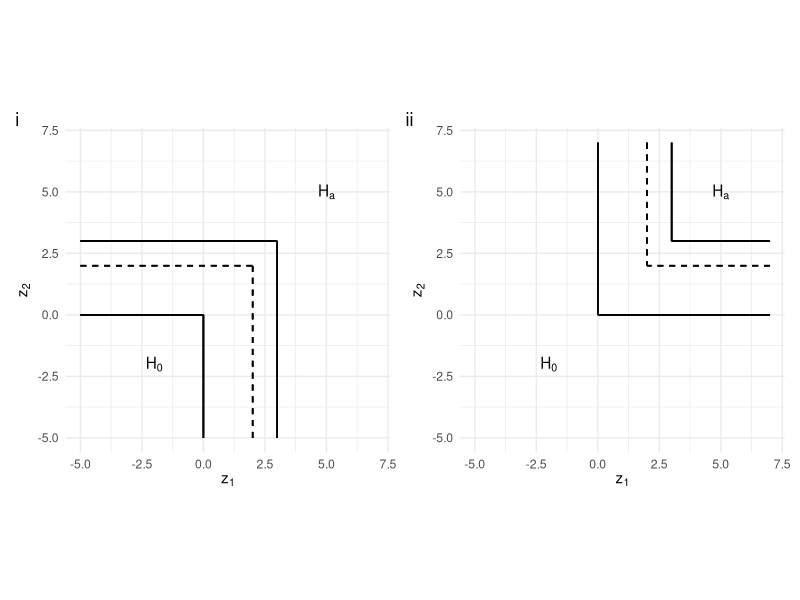
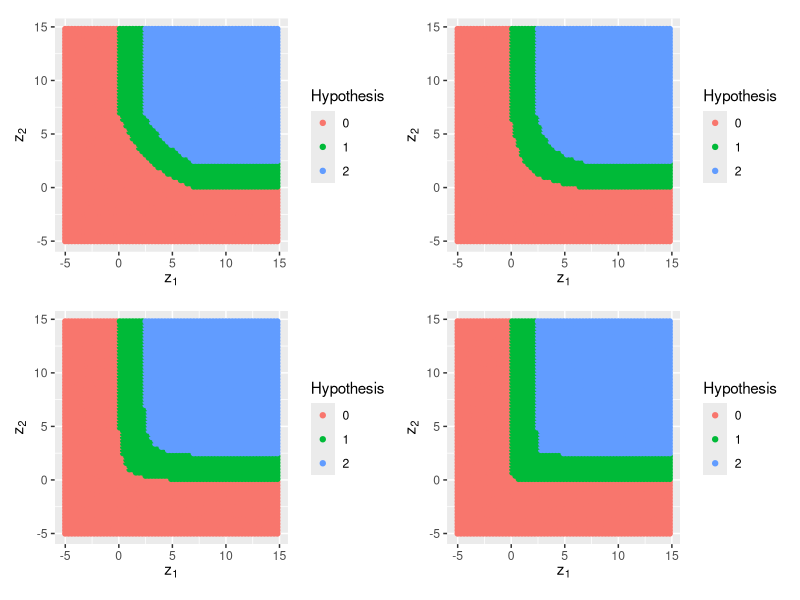

Here is the R script that generated these plots, in order: (Note: this script raises an error after producing the figures.)
## ---- chunk 1
knitr::opts_chunk$set(
  collapse = TRUE,
  comment = "#>"
)
## ---- chunk 2
#library(vamos)
library(ggplot2)
library(patchwork)
## ---- chunk 3
library(ggplot2)
library(patchwork)

df <- expand.grid(z_1 = c(-5, 7),
                  z_2 = c(-5, 7))

p1 <- ggplot(df, aes(z_1, z_2)) + geom_point(alpha = 0) +
  coord_fixed() + 
  # null
  geom_segment(aes(x = -5, y = 0, xend = 0, yend = 0)) +
  geom_segment(aes(x = 0, y = -5, xend = 0, yend = 0)) + 
  
  # alt
  geom_segment(aes(x = -5, y = 3, xend = 3, yend = 3)) +
  geom_segment(aes(x = 3, y = -5, xend = 3, yend = 3)) +
  
  # crit
  geom_segment(aes(x = -5, y = 2, xend = 2, yend = 2), linetype = 2) +
  geom_segment(aes(x = 2, y = -5, xend = 2, yend = 2), linetype = 2) +
  
  annotate("text", x = -2, y = -2, label = expression(H[0])) +
  annotate("text", x = 5, y = 5, label = expression(H[a])) +
  
  xlab(expression(z[1])) + ylab(expression(z[2])) +
  theme_minimal()

p2 <- ggplot(df, aes(z_1, z_2)) + geom_point(alpha = 0) +
  coord_fixed() + 
  # null
  geom_segment(aes(x = 7, y = 0, xend = 0, yend = 0)) +
  geom_segment(aes(x = 0, y = 7, xend = 0, yend = 0)) + 
  
  # alt
  geom_segment(aes(x = 7, y = 3, xend = 3, yend = 3)) +
  geom_segment(aes(x = 3, y = 7, xend = 3, yend = 3)) +
  
  # crit
  geom_segment(aes(x = 7, y = 2, xend = 2, yend = 2), linetype = 2) +
  geom_segment(aes(x = 2, y = 7, xend = 2, yend = 2), linetype = 2) +
  
  annotate("text", x = -2, y = -2, label = expression(H[0])) +
  annotate("text", x = 5, y = 5, label = expression(H[a])) +
  
  xlab(expression(z[1])) + ylab(expression(z[2])) +
  theme_minimal()  
## ---- chunk 4
p1 + p2 + plot_annotation(tag_levels = 'i')
## ---- chunk 5

## ---- chunk 6
hyp_plot <- function(a, c, alpha = 0.05, beta = 0.2) {
  
  df <- expand.grid(x = seq(-5,15,0.3),
                 y = seq(-5,15,0.3))
  
  # Start by finding the required dif at the margins, corresponding to the
  # mean of the marginal sampling dist under the alternative. Note we are using
  # z statistics, so they will have sd = 1.
  alpha <- 0.05; beta <- 0.2
  b <- qnorm(1 - alpha) + qnorm(1 - beta)
  
  # Now translate this into the required shift parameter, s
  aa <- a; bb <- (-2 - a*c - b*a); cc <- b + b*a*c
  s <- (-bb - sqrt(bb^2 - 4*aa*cc))/(2*aa)
  
  # At each point in the grid, denote if it lies in the null (0) or alternative (2)
  # hypotheses.
  df$h <- ifelse(df$y < (c - df$x)/(1 + a*df$x) | df$x < 0 | df$y < 0 , 0,
                 ifelse(df$y > (c - (df$x - s))/(1 + a*(df$x - s)) + s & (df$y > b & df$x > b), 2,
                        1))
  
  # Plot the hypotheses - adding a line at x=b which should border the alternative
  # region.
  ggplot(df, aes(x, y, colour=as.factor(h))) + geom_point() + coord_fixed() +
    scale_color_discrete(name = "Hypothesis") +
    xlab(expression(z[1])) + ylab(expression(z[2]))
}

p1 <- hyp_plot(0.2, 7); p2 <- hyp_plot(1, 7); p3 <- hyp_plot(5, 7); p4 <- hyp_plot(100, 7)

(p1 + p2) / (p3 + p4)
## ---- chunk 7
value_ocs <- function(crit, a, c, sigma) {
  
  # Find the distance from the null of 0 to the critical region
  # at the margins
  b_crit <- crit/(1 + a*(c - crit)) + crit
  
  int_cond_z_1 <- function(z_1, mean, cov) {
    # For a given z_1, calculate the conditional probability of landing in the
    # critical region based on the conditional distribution z_2 | z_1, when
    # the joint dist has a given mean and covariance matrix
  
    # Get mean m and sd s of the conditional distribution
    cor <- sigma[1,2]/(sqrt(sigma[1,1]*sigma[2,2]))
    m <- mean[2] + sqrt(sigma[2,2]/sigma[1,1])*cor*(z_1 - mean[1])
    s <- sqrt((1 - cor^2)*sigma[2,2])
    
    # Find the lower limit for the integration over z_2
    low <- ifelse(z_1 > c, b_crit, 
                  ifelse(z_1 > b_crit, (c - (z_1- crit))/(1 + a*(z_1 - crit)) + crit,
                  Inf))
    
    # Calculate the conditional prob and weight by the marginal 
    # prob of z_1
    (1 - pnorm(low, m, s))*dnorm(z_1, mean[1], sqrt(sigma[1,1]))
  }
  
  # Get covariance matrix of z statistics based on the outcome covariance sigma
  cov_z <- sigma[1,2]/(2*sqrt(sigma[1,1]*sigma[2,2]))
  sigma_z <- matrix(c(1, cov_z, cov_z, 1),
                      ncol = 2)
  
  # Search over the null hypothesis boundary to find the maximum type I error
  # rate. 
  # Start search at the point where z_1 = z_2
  z_1_min <- (sqrt(a*c + 1) - 1)/a
  z_1 <- seq(z_1_min, 10, 0.1)
  # Find corresponding z_2 on the value-based boundary
  z_2 <- (c - z_1)/(1 + a*z_1)
  # Correct for when we are in the no-trade-off region
  z_2 <- pmax(z_2, 0)
  
  # Run a a simple exhaustive search
  tI <- NULL
  for(i in 1:length(z_1)){
    tI <- c(tI, integrate(int_cond_z_1, -Inf, Inf, mean = c(z_1[i], z_2[i]), cov = sigma_z)$value)
  }
  
  # Find distance of alternative from null at the margins
  b <- qnorm(1 - alpha) + qnorm(1 - beta)
  # Get the shift parameter corresponding to the alternative hypothesis
  aa <- a; bb <- (-2 - a*c - b*a); cc <- b + b*a*c
  sh <- (-bb - sqrt(bb^2 - 4*aa*cc))/(2*aa)
  
  # Start search at the point where z_1 = z_2
  z_1_min <- (sqrt((2 - 2*a*sh)^2 - 4*a*(a*sh^2 - 2*sh - c)) - (2 - 2*a*sh))/(2*a)
  z_1 <- seq(z_1_min, 10, 0.1)
  # Find corresponding z_2 on the value-based boundary
  z_2 <- (c - (z_1 - sh))/(1 + a*(z_1 - sh)) + sh
  # Correct for when we are in the no-trade-off region
  z_2 <- pmax(z_2, b)
  
  # Run a a simple exhaustive search
  tII <- NULL
  for(i in 1:length(z_1)){
    tII <- c(tII, 1 - integrate(int_cond_z_1, -Inf, Inf, mean = c(z_1[i], z_2[i]), cov = sigma_z)$value)
  }
  
  max(tII)
  
  c(max(tI), max(tII))
}

sigma <- matrix(c(1, 0.8, 0.8, 1), ncol = 2)

value_ocs(1, a = 1, c = 7, sigma = sigma)

value_ocs_cp <- function(crit, a, c, sigma) {
  # Get OCs under the value hypothesis but when using co-primary critical
  # region.
  
  # Get covariance matrix of z statistics based on the outcome covariance sigma
  cov_z <- sigma[1,2]/(2*sqrt(sigma[1,1]*sigma[2,2]))
  sigma_z <- matrix(c(1, cov_z, cov_z, 1),
                      ncol = 2)
  
  # Search over the null hypothesis boundary to find the maximum type I error
  # rate. 
  # Start search at the point where z_1 = z_2
  z_1_min <- (sqrt(a*c + 1) - 1)/a
  z_1 <- seq(z_1_min, 10, 0.1)
  # Find corresponding z_2 on the value-based boundary
  z_2 <- (c - z_1)/(1 + a*z_1)
  # Correct for when we are in the no-trade-off region
  z_2 <- pmax(z_2, 0)
  
  # Run a a simple exhaustive search
  tI <- NULL
  for(i in 1:length(z_1)){
    tI <- c(tI, pmvnorm(lower = c(crit, crit), upper = c(Inf, Inf),
                        mean = c(z_1[i], z_2[i]), sigma = sigma_z))
  }
  
   # Find distance of alternative from null at the margins
  b <- qnorm(1 - alpha) + qnorm(1 - beta)
  # Get the shift parameter corresponding to the alternative hypothesis
  aa <- a; bb <- (-2 - a*c - b*a); cc <- b + b*a*c
  sh <- (-bb - sqrt(bb^2 - 4*aa*cc))/(2*aa)
  
  # Start search at the point where z_1 = z_2
  z_1_min <- (sqrt((2 - 2*a*sh)^2 - 4*a*(a*sh^2 - 2*sh - c)) - (2 - 2*a*sh))/(2*a)
  z_1 <- seq(z_1_min, 10, 0.1)
  # Find corresponding z_2 on the value-based boundary
  z_2 <- (c - (z_1 - sh))/(1 + a*(z_1 - sh)) + sh
  # Correct for when we are in the no-trade-off region
  z_2 <- pmax(z_2, b)
  
  # Run a a simple exhaustive search
  tII <- NULL
  for(i in 1:length(z_1)){
    tII <- c(tII, 1 - pmvnorm(lower = c(crit, crit), upper = c(Inf, Inf),
                        mean = c(z_1[i], z_2[i]), sigma = sigma_z))
  }
  
  c(max(tI), max(tII))
}
## ---- chunk 8
a <- 1
c <- 7
sigma <- matrix(c(1, 0.008, 0.008, 1), ncol = 2)

crits1 <- seq(-2, 4, 0.1)
r <- NULL
for(i in crits1) {
  r <- rbind(r, value_ocs(i, a, c, sigma))
}

crits1 <- seq(-1, 5, 0.1)
r2 <- NULL
for(i in crits1) {
  r2 <- rbind(r2, value_ocs_cp(i, a, c, sigma))
}

plot(r)
points(r2, col = "red")
